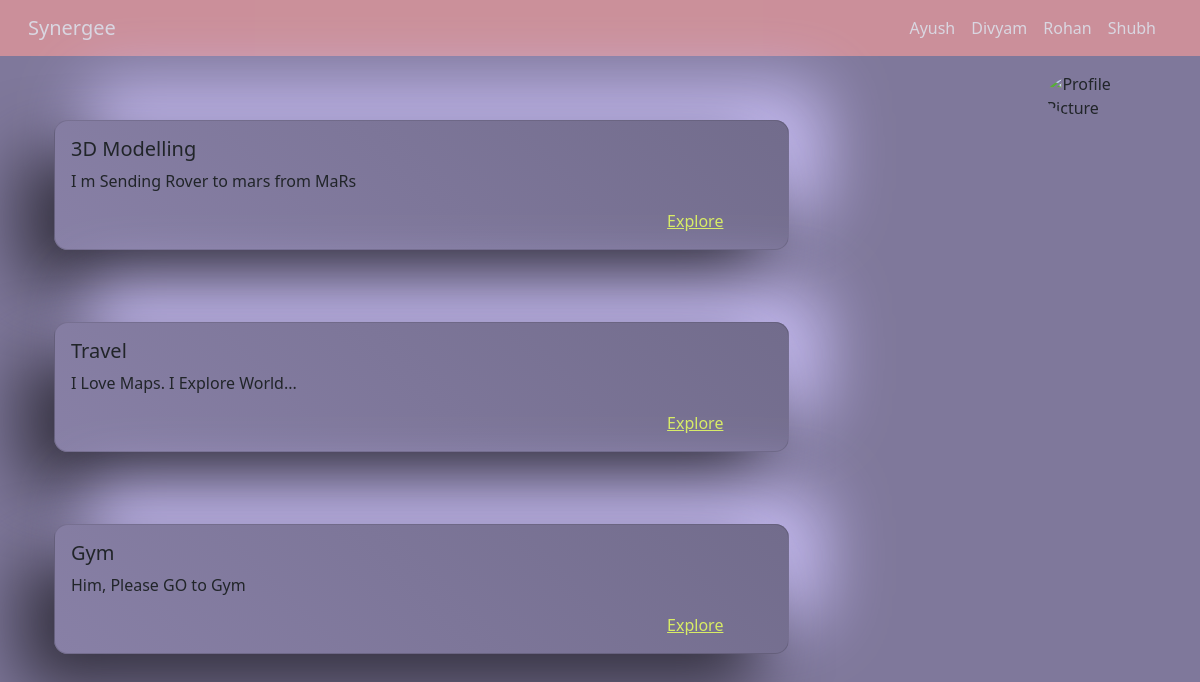
The app's page /profile/2/ with its own data.
### group/models.py (models this page shows, shortened)
class Member(models.Model):
    first_name = models.CharField(max_length=56)
    last_name = models.CharField(max_length=56)
    image = models.URLField()
    email = models.EmailField(max_length=56)
    interests = models.ManyToManyField(Interest)
    github_url = models.URLField(blank=True,null=True)
    linkedin_url = models.URLField(blank=True,null=True)
    resume_url = models.URLField(blank=True,null=True)
    class Meta:
        ordering = ('first_name',)

class Interest(models.Model):
    type = models.CharField(max_length=100)
    definition = models.CharField(max_length=150,null=True)
    familiarity = models.PositiveIntegerField(default=10)

### group/views.py (the view)
# urls.py: path('profile/<int:id>/',views.DetailProfile.as_view(),name='detail-profile'),
class DetailProfile(View):
    def get(self,request,id):
        members = Member.objects.all()
        member = get_object_or_404(Member,pk=id)
        context = {
            'member':member,
            'members':members
        }
        return render(request,'group/profile.html',context)

### group/templates/group/profile.html
{% extends 'base.html' %}
{% load static %}
{% block content %}
<div class="container">
    <img class="corner-pic" src="https://ik.imagekit.io/lddlbwmmx2g/cam-1612528810004_9aphZZFVf.jpg" alt="Profile Picture">
    <div class="row">
        {% for interest in member.interests.all %}
        <div class="col-12">
                <div class="card mb-4 mt-5 cat-card">
                    <div class="card-body">
                    <h5 class="card-title">{{interest.type}}</h5>
                    <p class="card-text red">{{interest.definition}}</p>
                    <a href="{% url 'list-post' member.id interest.id %}" class="card-link card-explore-link">Explore</a>
                    </div>
                </div>
            </div>
            {% empty %}
                <p class='lead'>No Interests Found</p>
            {% endfor %}
    </div>
</div>
{% endblock %}

### templates/base.html (shortened to what this page needs)
<!doctype html>
{% load static %}
<html lang="en">
<head>
  <link href="https://cdn.jsdelivr.net/npm/bootstrap@5.0.0-beta1/dist/css/bootstrap.min.css" rel="stylesheet">
  <link rel="stylesheet" href="{% static 'css/style.css' %}">
</head>
<body>
  <nav class="navbar navbar-expand-lg navbar-dark">
    <div class="container-fluid">
      <a class="navbar-brand ms-3" href="{% url 'list-profile' %}">Synergee</a>
      <div class="collapse navbar-collapse" id="navbarSupportedContent">
        <ul class="navbar-nav ms-auto me-4 mb-2 mb-lg-0">
          {% for member in members %}
          <li class="nav-item">
            <a class="nav-link active" aria-current="page"
              href="{% url 'detail-profile' member.id %}">{{member.first_name|capfirst}}</a>
          </li>
          {% endfor %}
      </div>
    </div>
  </nav>
  <div class="mt-3">
    {% block content %} {% endblock %}
  </div>
</body>
</html>

### static/css/style.css (style rules this page uses)
body { background-color: #7f789b; }
.navbar { background-color: rgb(236, 154, 154); opacity: 70%; }
.corner-pic { width: 10%; border-radius: 50%; float: right; }
@media (min-width:576px) { .card-explore-link { margin-left: 0%; } }
@media (min-width:576px) { .cat-card { width: 75%; } }
@media (min-width:992px) { .card-explore-link { margin-left: 85%; } }
@media (min-width:992px) { .cat-card { width: 75%; } }
.card-explore-link { color: rgb(216, 236, 101); }
.cat-card { border-radius: 14px; background: linear-gradient(225deg, #726c8c, #8880a6); box-shadow: -33px 33px 67px #33303e, 33px -33px 67px #cbc0f8; }

### records on screen
Member: first_name "Ayush"
Member: first_name "Divyam"
Member: first_name "Rohan"
Member: first_name "Shubh"
Interest: type "3D Modelling", definition "I m Sending Rover to mars from MaRs"
Interest: type "Travel", definition "I Love Maps. I Explore World..."
Interest: type "Gym", definition "Him, Please GO to Gym"
